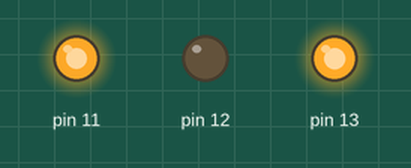
Simulated run of this sketch. Board: Arduino Uno, built with avr-gcc and run on an emulated ATmega328P. Parts: output pins drawn as LEDs (lit = HIGH).

Above: at 0.05 s.
At 0.95 s:
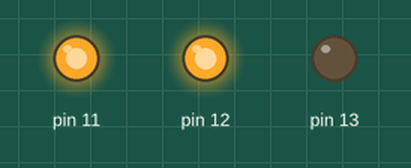
Timing chart, 0 to 3.0 s (numbered marks = the images above):
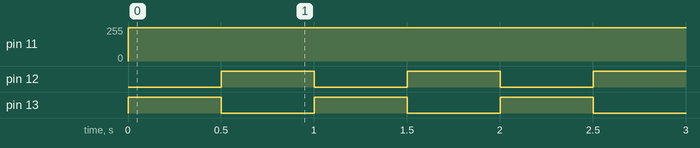

The sketch:

test.ino
```cpp
                                                   void setup() {
  // put your setup code here, to run on
  pinMode(13,OUTPUT);
  pinMode(12,OUTPUT);
  pinMode(11,OUTPUT);
}

void loop() {
  // put your main code here, to run repeatedly
  analogWrite(11,250);
  digitalWrite(13,HIGH);
  delay(500);
  digitalWrite(13,LOW);
  digitalWrite(12,HIGH);
  delay(500);
  digitalWrite(12,LOW);
  }
```

Measured:
- by itself, pin 11: 0/255 → 250/255 at 0.00 s
- by itself, pin 12, pin 13: alternates HIGH for 0.50 s and LOW for 0.50 s
